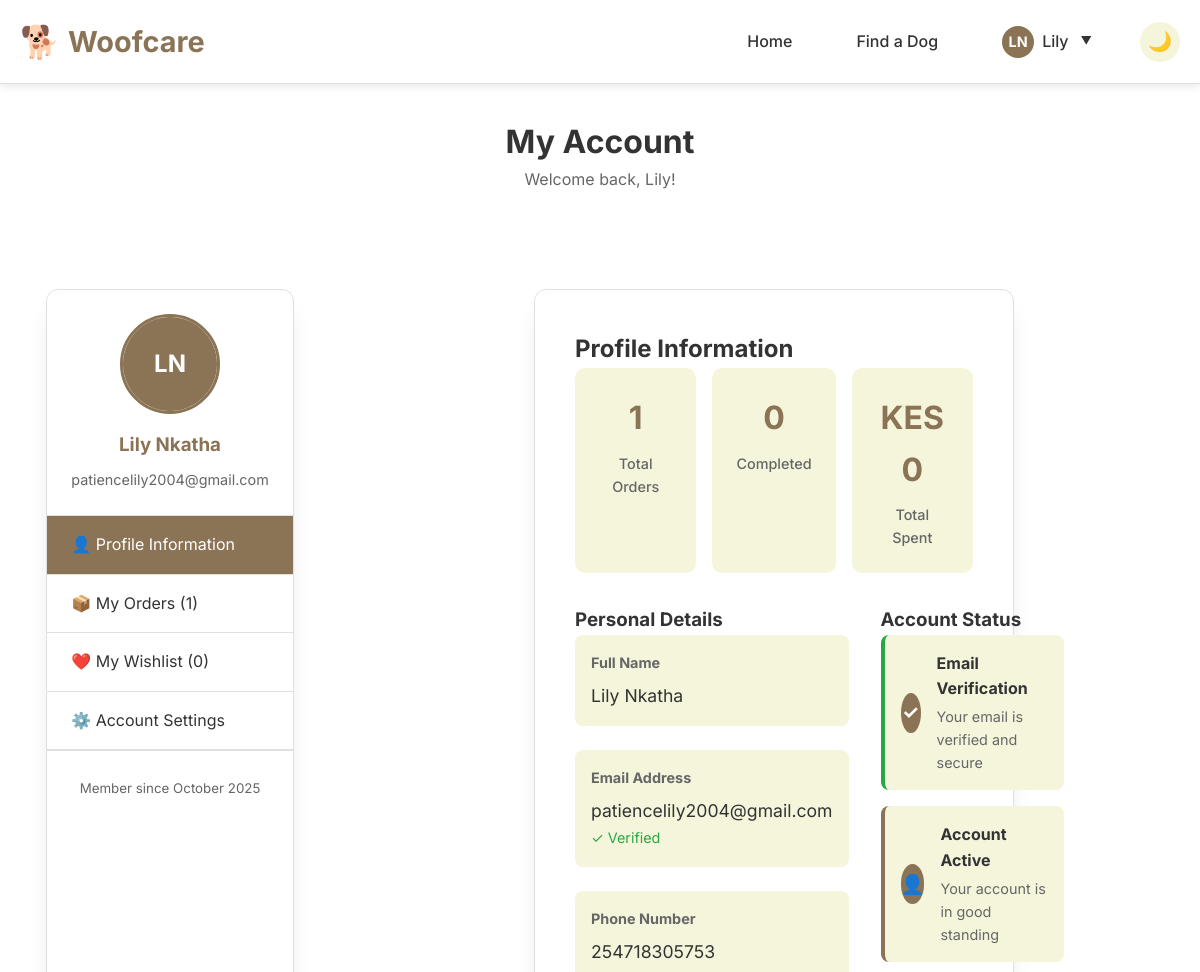
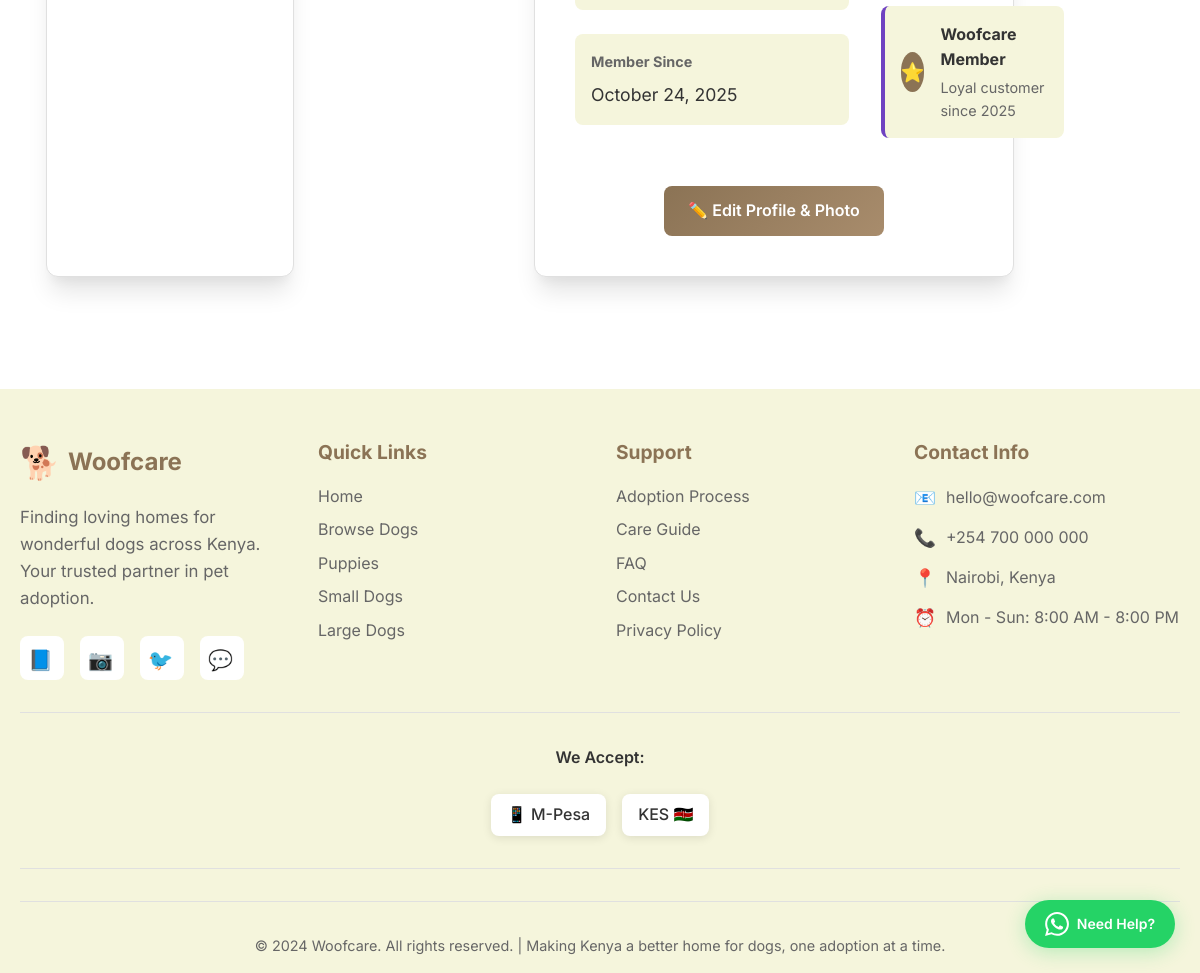
The app's page /account (signed in) with its own data (2 pictures, top to bottom).
### models.py (models this page shows, shortened)
class User(UserMixin, db.Model):
    __tablename__ = 'user'
    id = db.Column(db.Integer, primary_key=True)
    email = db.Column(db.String(120), unique=True, nullable=False)
    password_hash = db.Column(db.String(255), nullable=False)
    first_name = db.Column(db.String(50), nullable=False)
    last_name = db.Column(db.String(50), nullable=False)
    phone = db.Column(db.String(20), nullable=False)
    profile_picture = db.Column(db.String(255))
    is_verified = db.Column(db.Boolean, default=False)
    verification_code = db.Column(db.String(6))
    created_at = db.Column(db.DateTime, default=datetime.utcnow)
    is_admin = db.Column(db.Boolean, default=False)
    @property
    def is_authenticated(self):
        return True

### app.py (the view)
@app.route('/account')
@login_required
def account():
    orders = Order.query.filter_by(user_id=current_user.id).order_by(Order.created_at.desc()).all()
    total_orders = len(orders)
    completed_orders = len([order for order in orders if order.status == 'completed'])
    total_spent = sum(order.amount for order in orders if order.status == 'completed')
    wishlist_dogs = []
    wishlist_count = 0
    return render_template('account.html',
                         orders=orders,
                         wishlist_dogs=wishlist_dogs,
                         wishlist_count=wishlist_count,
                         total_orders=total_orders,
                         completed_orders=completed_orders,
                         total_spent=total_spent)

### templates/account.html (shortened to what this page needs)
{% extends "base.html" %}
{% block content %}
<div class="whatsapp-float">
    <a href="https://wa.me/254107045642" target="_blank" class="whatsapp-link">
        <div class="whatsapp-icon">
        </div>
        <span class="whatsapp-text">Need Help?</span>
    </a>
</div>
<div class="container">
    <div style="max-width: 1200px; margin: 0 auto;">
        <div style="text-align: center; margin: 2rem 0 3rem 0;">
            <h1>My Account</h1>
            <p style="color: #666;">Welcome back, {{ current_user.first_name }}!</p>
        </div>
        <div style="display: grid; grid-template-columns: 300px 1fr; gap: 3rem;">
            <div class="form-container" style="padding: 0; overflow: hidden;">
                <div style="padding: 1.5rem; border-bottom: 1px solid var(--border-color); text-align: center;">
                    <div class="profile-picture-large">
                        {% if current_user.profile_picture %}
                            <img src="{{ current_user.profile_picture }}" alt="Profile Picture" id="profile-preview">
                        {% else %}
                            <div class="profile-placeholder" id="profile-preview">
                                {{ current_user.first_name[0] }}{{ current_user.last_name[0] }}
                            </div>
                        {% endif %}
                    </div>
                    <h3 style="margin: 1rem 0 0 0; color: var(--primary-color);">{{ current_user.first_name }} {{ current_user.last_name }}</h3>
                    <p style="color: #666; margin: 0.5rem 0 0 0; font-size: 0.9rem;">{{ current_user.email }}</p>
                </div>
                <nav style="padding: 0;">
                    <a href="#profile" class="account-nav-item active" data-tab="profile">
                        👤 Profile Information
                    </a>
                    <a href="#orders" class="account-nav-item" data-tab="orders">
                        📦 My Orders ({{ total_orders }})
                    </a>
                    <a href="#wishlist" class="account-nav-item" data-tab="wishlist">
                        ❤️ My Wishlist ({{ wishlist_count }})
                    </a>
                    <a href="#settings" class="account-nav-item" data-tab="settings">
                        ⚙️ Account Settings
                    </a>
                </nav>
                <div style="padding: 1.5rem; border-top: 1px solid var(--border-color); text-align: center;">
                    <small style="color: #666;">Member since {{ current_user.created_at.strftime('%B %Y') }}</small>
                </div>
            </div>
            <div>
                <div id="profile" class="account-tab active">
                    <div class="form-container">
                        <h2>Profile Information</h2>
                        <div style="display: grid; grid-template-columns: repeat(3, 1fr); gap: 1rem; margin-bottom: 2rem;">
                            <div class="profile-stat">
                                <div class="stat-number">{{ total_orders }}</div>
                                <div class="stat-label">Total Orders</div>
                            </div>
                            <div class="profile-stat">
                                <div class="stat-number">{{ completed_orders }}</div>
                                <div class="stat-label">Completed</div>
                            </div>
                            <div class="profile-stat">
                                <div class="stat-number">KES {{ "{:,.0f}".format(total_spent) }}</div>
                                <div class="stat-label">Total Spent</div>
                            </div>
                        </div>
                        <div style="display: grid; grid-template-columns: 1fr 1fr; gap: 2rem;">
                            <div>
                                <h3>Personal Details</h3>
                                <div class="info-group">
                                    <label>Full Name</label>
                                    <div class="info-value">{{ current_user.first_name }} {{ current_user.last_name }}</div>
                                </div>
                                <div class="info-group">
                                    <label>Email Address</label>
                                    <div class="info-value">{{ current_user.email }}</div>
                                    {% if current_user.is_verified %}
                                    <span style="color: var(--success-color); font-size: 0.9rem;">✓ Verified</span>
                                    {% else %}
                                    <span style="color: var(--error-color); font-size: 0.9rem;">⚠ Not verified</span>
                                    {% endif %}
                                </div>
                                <div class="info-group">
                                    <label>Phone Number</label>
                                    <div class="info-value">{{ current_user.phone }}</div>
                                </div>
                                <div class="info-group">
                                    <label>Member Since</label>
                                    <div class="info-value">{{ current_user.created_at.strftime('%B %d, %Y') }}</div>
                                </div>
                            </div>
                            <div>
                                <h3>Account Status</h3>
                                <div class="status-card {{ 'verified' if current_user.is_verified else 'pending' }}">
                                    <div class="status-icon">{{ '✓' if current_user.is_verified else '⏳' }}</div>
                                    <div>
                                        <div class="status-title">Email Verification</div>
                                        <div class="status-desc">
                                            {% if current_user.is_verified %}
                                            Your email is verified and secure
                                            {% else %}
                                            <a href="{{ url_for('verify_email', email=current_user.email) }}" style="color: var(--primary-color);">Verify your email</a>
                                            {% endif %}
                                        </div>
                                    </div>
                                </div>
                                <div class="status-card active">
                                    <div class="status-icon">👤</div>
                                    <div>
                                        <div class="status-title">Account Active</div>
                                        <div class="status-desc">Your account is in good standing</div>
                                    </div>
                                </div>
                                <div class="status-card member">
                                    <div class="status-icon">⭐</div>
                                    <div>
                                        <div class="status-title">Woofcare Member</div>
                                        <div class="status-desc">Loyal customer since {{ current_user.created_at.strftime('%Y') }}</div>
                                    </div>
                                </div>
                            </div>
                        </div>
                        <div style="margin-top: 2rem; text-align: center;">
                            <a href="#settings" class="account-nav-item btn" data-tab="settings" style="display: inline-flex; align-items: center; gap: 0.5rem;">
                                ✏️ Edit Profile & Photo
                            </a>
                        </div>
                    </div>
                </div>
            </div>
        </div>
    </div>
</div>
{% endblock %}

### templates/base.html (shortened to what this page needs)
<!DOCTYPE html>
<html lang="en" data-theme="light">
<head>
    <link rel="stylesheet" href="{{ url_for('static', filename='css/style.css') }}">
    <link rel="stylesheet" href="{{ url_for('static', filename='css/dark-mode.css') }}">
</head>
<body>
    <header>
        <div class="container">
            <nav class="navbar">
                <a href="{{ url_for('index') }}" class="logo">
                    <span class="logo-icon">🐕</span>
                    Woofcare
                </a>
                <ul class="nav-links" id="navLinks">
                    <li><a href="{{ url_for('index') }}" class="nav-link">Home</a></li>
                    <li><a href="{{ url_for('dogs') }}" class="nav-link">Find a Dog</a></li>
                    {% if current_user.is_authenticated %}
                        <li class="nav-dropdown">
                            <a href="#" class="nav-link user-menu">
                                {% if current_user.profile_picture %}
                                    <img src="{{ current_user.profile_picture }}" alt="Profile" class="user-avatar">
                                {% else %}
                                    <div class="user-avatar placeholder">
                                        {{ current_user.first_name[0] }}{{ current_user.last_name[0] }}
                                    </div>
                                {% endif %}
                                {{ current_user.first_name }}
                                <span class="dropdown-arrow">▼</span>
                            </a>
                        </li>
                    {% else %}
                        <li class="auth-buttons">
                            <a href="{{ url_for('login') }}" class="nav-link login-btn">Login</a>
                            <a href="{{ url_for('register') }}" class="btn btn-primary btn-small">Sign Up</a>
                        </li>
                    {% endif %}
                    <li class="theme-toggle-container">
                        <button class="theme-toggle" id="themeToggle" title="Toggle dark mode">
                            <span class="theme-icon">🌙</span>
                        </button>
                    </li>
                </ul>
            </nav>
        </div>
    </header>
    <main>
        {% block content %}{% endblock %}
    </main>
    <footer class="footer">
        <div class="container">
            <div class="footer-content">
                <div class="footer-section">
                    <div class="footer-logo">
                        <span class="logo-icon">🐕</span>
                        Woofcare
                    </div>
                    <p class="footer-description">
                        Finding loving homes for wonderful dogs across Kenya.
                        Your trusted partner in pet adoption.
                    </p>
                    <div class="social-links">
                        <a href="#" class="social-link" aria-label="Facebook">📘</a>
                        <a href="#" class="social-link" aria-label="Instagram">📷</a>
                        <a href="#" class="social-link" aria-label="Twitter">🐦</a>
                        <a href="#" class="social-link" aria-label="WhatsApp">💬</a>
                    </div>
                </div>
                <div class="footer-section">
                    <h3>Quick Links</h3>
                    <ul class="footer-links">
                        <li><a href="{{ url_for('index') }}">Home</a></li>
                        <li><a href="{{ url_for('dogs') }}">Browse Dogs</a></li>
                        <li><a href="{{ url_for('dogs') }}?age_category=puppy">Puppies</a></li>
                        <li><a href="{{ url_for('dogs') }}?size=small">Small Dogs</a></li>
                        <li><a href="{{ url_for('dogs') }}?size=large">Large Dogs</a></li>
                    </ul>
                </div>
                <div class="footer-section">
                    <h3>Support</h3>
                    <ul class="footer-links">
                        <li><a href="#">Adoption Process</a></li>
                        <li><a href="#">Care Guide</a></li>
                        <li><a href="#">FAQ</a></li>
                        <li><a href="#">Contact Us</a></li>
                        <li><a href="#">Privacy Policy</a></li>
                    </ul>
                </div>
                <div class="footer-section">
                    <h3>Contact Info</h3>
                    <div class="contact-info">
                        <div class="contact-item">
                            <span class="contact-icon">📧</span>
                            <span>hello@woofcare.com</span>
                        </div>
                        <div class="contact-item">
                            <span class="contact-icon">📞</span>
                            <span>+254 700 000 000</span>
                        </div>
                        <div class="contact-item">
                            <span class="contact-icon">📍</span>
                            <span>Nairobi, Kenya</span>
                        </div>
                        <div class="contact-item">
                            <span class="contact-icon">⏰</span>
                            <span>Mon - Sun: 8:00 AM - 8:00 PM</span>
                        </div>
                    </div>
                </div>
            </div>
            <div class="payment-methods">
                <h4>We Accept:</h4>
                <div class="payment-icons">
                    <span class="payment-icon" title="M-Pesa">📱 M-Pesa</span>
                    <span class="payment-icon" title="Kenyan Shillings">KES 🇰🇪</span>
                </div>
            </div>
            <div class="footer-bottom">
                <p>&copy; 2024 Woofcare. All rights reserved. | Making Kenya a better home for dogs, one adoption at a time.</p>
            </div>
        </div>
    </footer>
</body>
</html>

### records on screen
User: first_name "L", last_name "N", first_name "Lily", last_name "Nkatha", email "patiencelily2004@gmail.com", created_at "October 2025", phone "254718305753", created_at "October 24, 2025", is_verified "✓", created_at "2025"

### other values on screen
{{ total_orders }} "1"
{{ wishlist_count }} "0"
{{ completed_orders }} "0"
{{ "{:,.0f}".format(total_spent) }} "0"
